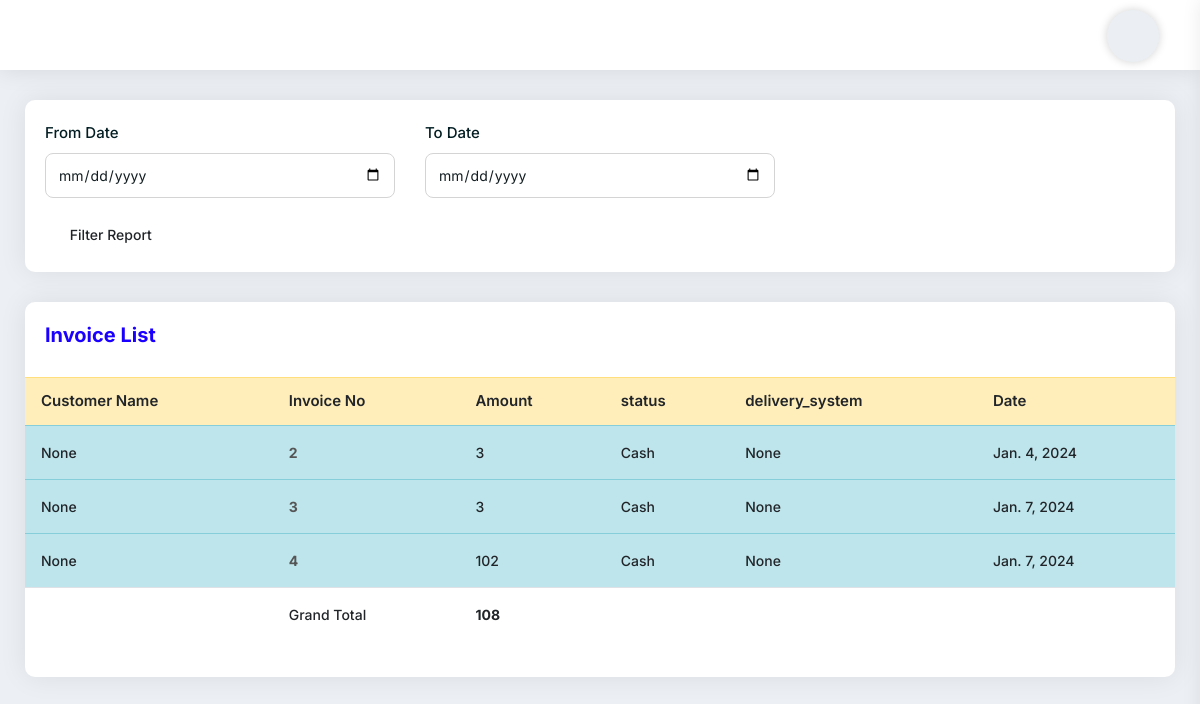
Page /SaleInvoiceReportFilter/ on the earlier database version.
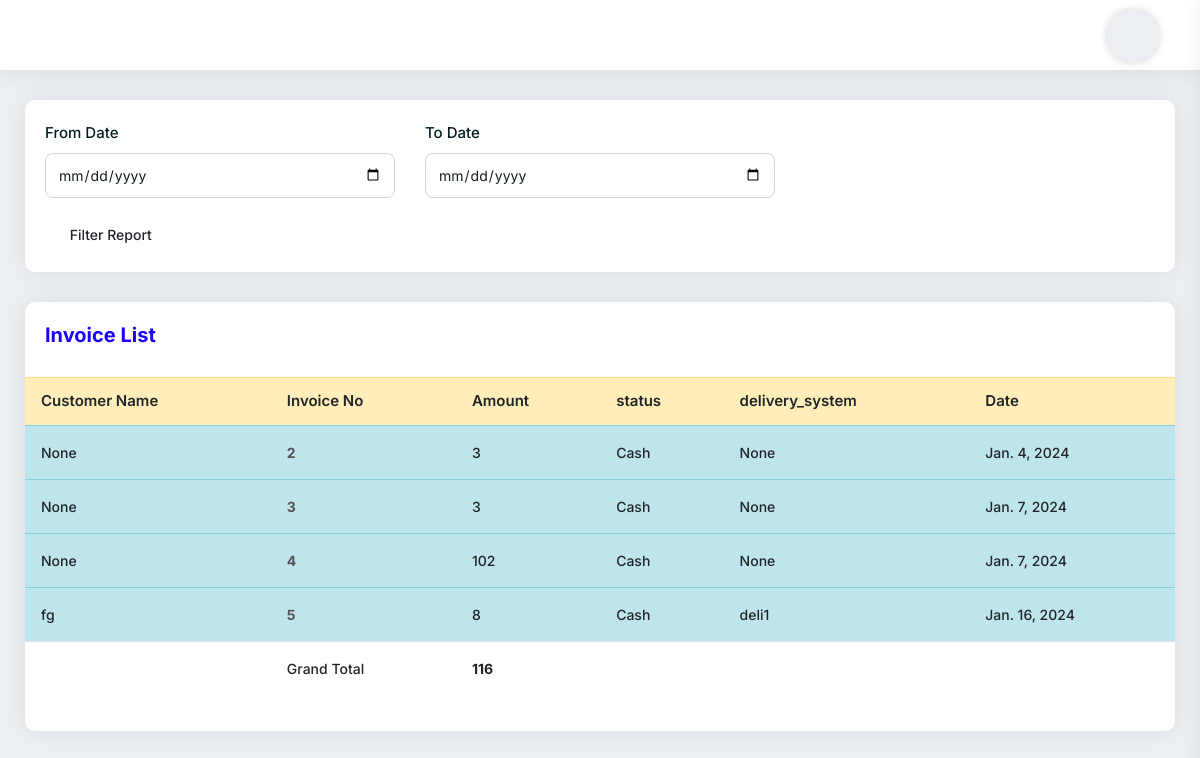
Same page on the later database version.
### myapp/models.py (models this page shows, shortened)
class Order(models.Model):
    cart = models.OneToOneField(Cart, on_delete=models.CASCADE)
    ordered_by = models.CharField(max_length=255,null=True, blank=True)
    shipping_address = models.CharField(max_length=255, null=True, blank=True)
    mobile = models.CharField(max_length=255,null=True, blank=True)
    email = models.EmailField(null=True, blank=True)
    subtotal = models.PositiveIntegerField()
    discount = models.PositiveIntegerField(default=0)
    total = models.PositiveIntegerField()
    tax = models.PositiveIntegerField()
    delivery_fee = models.IntegerField(default=0)
    delivery_system = models.ForeignKey(DeliverySystem, on_delete=models.CASCADE, blank=True,null=True)
    all_total = models.PositiveIntegerField()
    all_total_delivery = models.IntegerField(default=0)
    ordered_staus = models.CharField(max_length=255, choices=STATUS, default='Cash')
    payment = models.CharField(max_length=225, choices=PAYMENT_TYPE, default='Cash')
    deli_payment = models.BooleanField(default=False)
    created_at = models.DateField(auto_now_add=True)

class DeliverySystem(models.Model):
    delivery_name = models.CharField(max_length=225)
    def __str__(self):
        return self.delivery_name

### myapp/views.py (the view, shortened to what this page needs)
# urls.py: path('SaleInvoiceReportFilter/', SaleInvoiceReportFilter.as_view(), name='SaleInvoiceReportFilter'),
class SaleInvoiceReportFilter(View):
    def get(self,request):
        queryset = Order.objects.all()
        deli = DeliverySystem.objects.all()
        sum = queryset.aggregate(Sum('all_total'))['all_total__sum']
        context={'queryset':queryset,'sum':sum,'deli':deli}
        return render(request, 'salereportfilter.html', context)

### templates/salereportfilter.html (shortened to what this page needs)
{% extends 'base.html' %}
{% block content %}
<div class="pd-20 card-box mb-30">
    <form action="{% url 'myapp:SaleInvoiceReportFilter' %}" method="post">{% csrf_token %}
        <div class="row">
            <div class="col-md-4 col-sm-12">
                <div class="form-group">
                    <label>From Date</label>
                    <input type="date" name="fromdate" class="form-control">
                </div>
            </div>
            <div class="col-md-4 col-sm-12">
                <div class="form-group">
                    <label>To Date</label>
                    <input type="date" name="todate" class="form-control">
                </div>
            </div>
        </div>
        <button
                type="submit"
                class="btn btn-sm"
                data-bgcolor="#00b489"
                data-color="#ffffff"
        >
            <i class="icon-copy dw dw-filter-1"></i>Filter Report
        </button>
    </form>
</div>
<div class="card-box mb-30">
    <div class="pd-20">
        <h4 class="text-blue h4">Invoice List</h4>
    </div>
    <div class="pb-20">
        <table
                class="table hover data-table-export nowrap"
        >
            <thead>
            <tr class="table-warning">
                <th class="table-plus datatable-nosort">Customer Name</th>
                <th>Invoice No</th>
                <th>Amount</th>
                <th>status</th>
                <th>delivery_system</th>
                <th>Date</th>
            </tr>
            </thead>
            <tbody>
            {% for p in queryset %}
            <tr class="table-info">
                <td class="table-plus">{{p.ordered_by}}</td>
                <td><a href="{% url 'myapp:InvoiceDetailView' p.id%}"><strong>{{p.id}}</strong></a></td>
                <td>{{p.all_total_delivery}}</td>
                <td>{{p.payment}}</td>
                <td>{{p.delivery_system}}</td>
                <td>{{p.created_at}}</td>
            </tr>
            {% endfor %}
            </tbody>
            <tfoot>
            <tr>
                <td></td>
                <td>Grand Total</td>
                <td><strong>{{sum}}</strong></td>
                <td></td>
                <td></td>
                <td></td>
            </tr>
            </tfoot>
        </table>
    </div>
</div>
{% endblock content %}

Differences in the rows shown:
added Order: ordered_by "fg", id "5", all_total_delivery "8", payment "Cash", delivery_system "deli1", created_at "Jan. 16, 2024"
Other differences:
{{ sum }}: "108" → "116"
